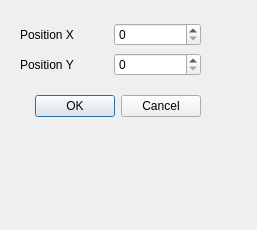
<?xml version="1.0" encoding="UTF-8"?>
<ui version="4.0">
 <class>CreatePavementDialog</class>
 <widget class="QDialog" name="CreatePavementDialog">
  <property name="geometry">
   <rect>
    <x>0</x>
    <y>0</y>
    <width>257</width>
    <height>230</height>
   </rect>
  </property>
  <property name="windowTitle">
   <string>Select Junction position</string>
  </property>
  <widget class="QDialogButtonBox" name="buttonBox">
   <property name="geometry">
    <rect>
     <x>20</x>
     <y>91</y>
     <width>181</width>
     <height>31</height>
    </rect>
   </property>
   <property name="orientation">
    <enum>Qt::Horizontal</enum>
   </property>
   <property name="standardButtons">
    <set>QDialogButtonBox::Cancel|QDialogButtonBox::Ok</set>
   </property>
  </widget>
  <widget class="QWidget" name="layoutWidget">
   <property name="geometry">
    <rect>
     <x>20</x>
     <y>53</y>
     <width>181</width>
     <height>24</height>
    </rect>
   </property>
   <layout class="QHBoxLayout" name="heightLayout">
    <item>
     <widget class="QLabel" name="heightLabel">
      <property name="text">
       <string>Position Y</string>
      </property>
     </widget>
    </item>
    <item>
     <widget class="QSpinBox" name="heightSpinBox"/>
    </item>
   </layout>
  </widget>
  <widget class="QWidget" name="layoutWidget">
   <property name="geometry">
    <rect>
     <x>20</x>
     <y>23</y>
     <width>181</width>
     <height>24</height>
    </rect>
   </property>
   <layout class="QHBoxLayout" name="widthLayout">
    <item>
     <widget class="QLabel" name="widthLabel">
      <property name="text">
       <string>Position X</string>
      </property>
     </widget>
    </item>
    <item>
     <widget class="QSpinBox" name="widthSpinBox"/>
    </item>
   </layout>
  </widget>
 </widget>
 <resources/>
 <connections>
  <connection>
   <sender>buttonBox</sender>
   <signal>accepted()</signal>
   <receiver>CreatePavementDialog</receiver>
   <slot>accept()</slot>
   <hints>
    <hint type="sourcelabel">
     <x>248</x>
     <y>254</y>
    </hint>
    <hint type="destinationlabel">
     <x>157</x>
     <y>274</y>
    </hint>
   </hints>
  </connection>
  <connection>
   <sender>buttonBox</sender>
   <signal>rejected()</signal>
   <receiver>CreatePavementDialog</receiver>
   <slot>reject()</slot>
   <hints>
    <hint type="sourcelabel">
     <x>316</x>
     <y>260</y>
    </hint>
    <hint type="destinationlabel">
     <x>286</x>
     <y>274</y>
    </hint>
   </hints>
  </connection>
 </connections>
</ui>
